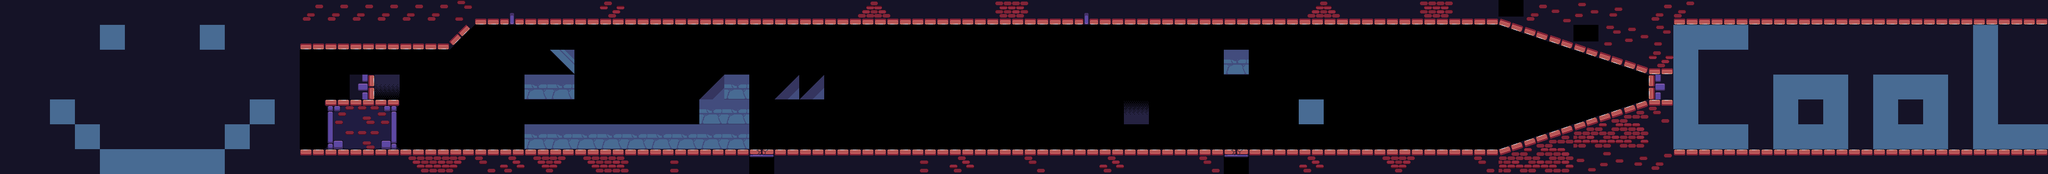

Rendered tile map (Tiled .tmx) drawn with the repository's tilesets; below, a short description and the map source with its tile grids summarised:
An orthogonal 82x7 tile map with 48x48 px tiles, 1 tile layer (Слой тайлов 1).

<map version="1.4" tiledversion="1.4.3" orientation="orthogonal" renderorder="right-down" width="82" height="7" tilewidth="48" tileheight="48" infinite="0" nextlayerid="2" nextobjectid="1">
 <tileset firstgid="1" source="Medieval_tiles_free2.tsx" />
 <layer id="1" name="Слой тайлов 1" width="82" height="7">
  <data>[574 cells, 370 non-empty, 53 distinct tile ids]</data>
 </layer>
</map>